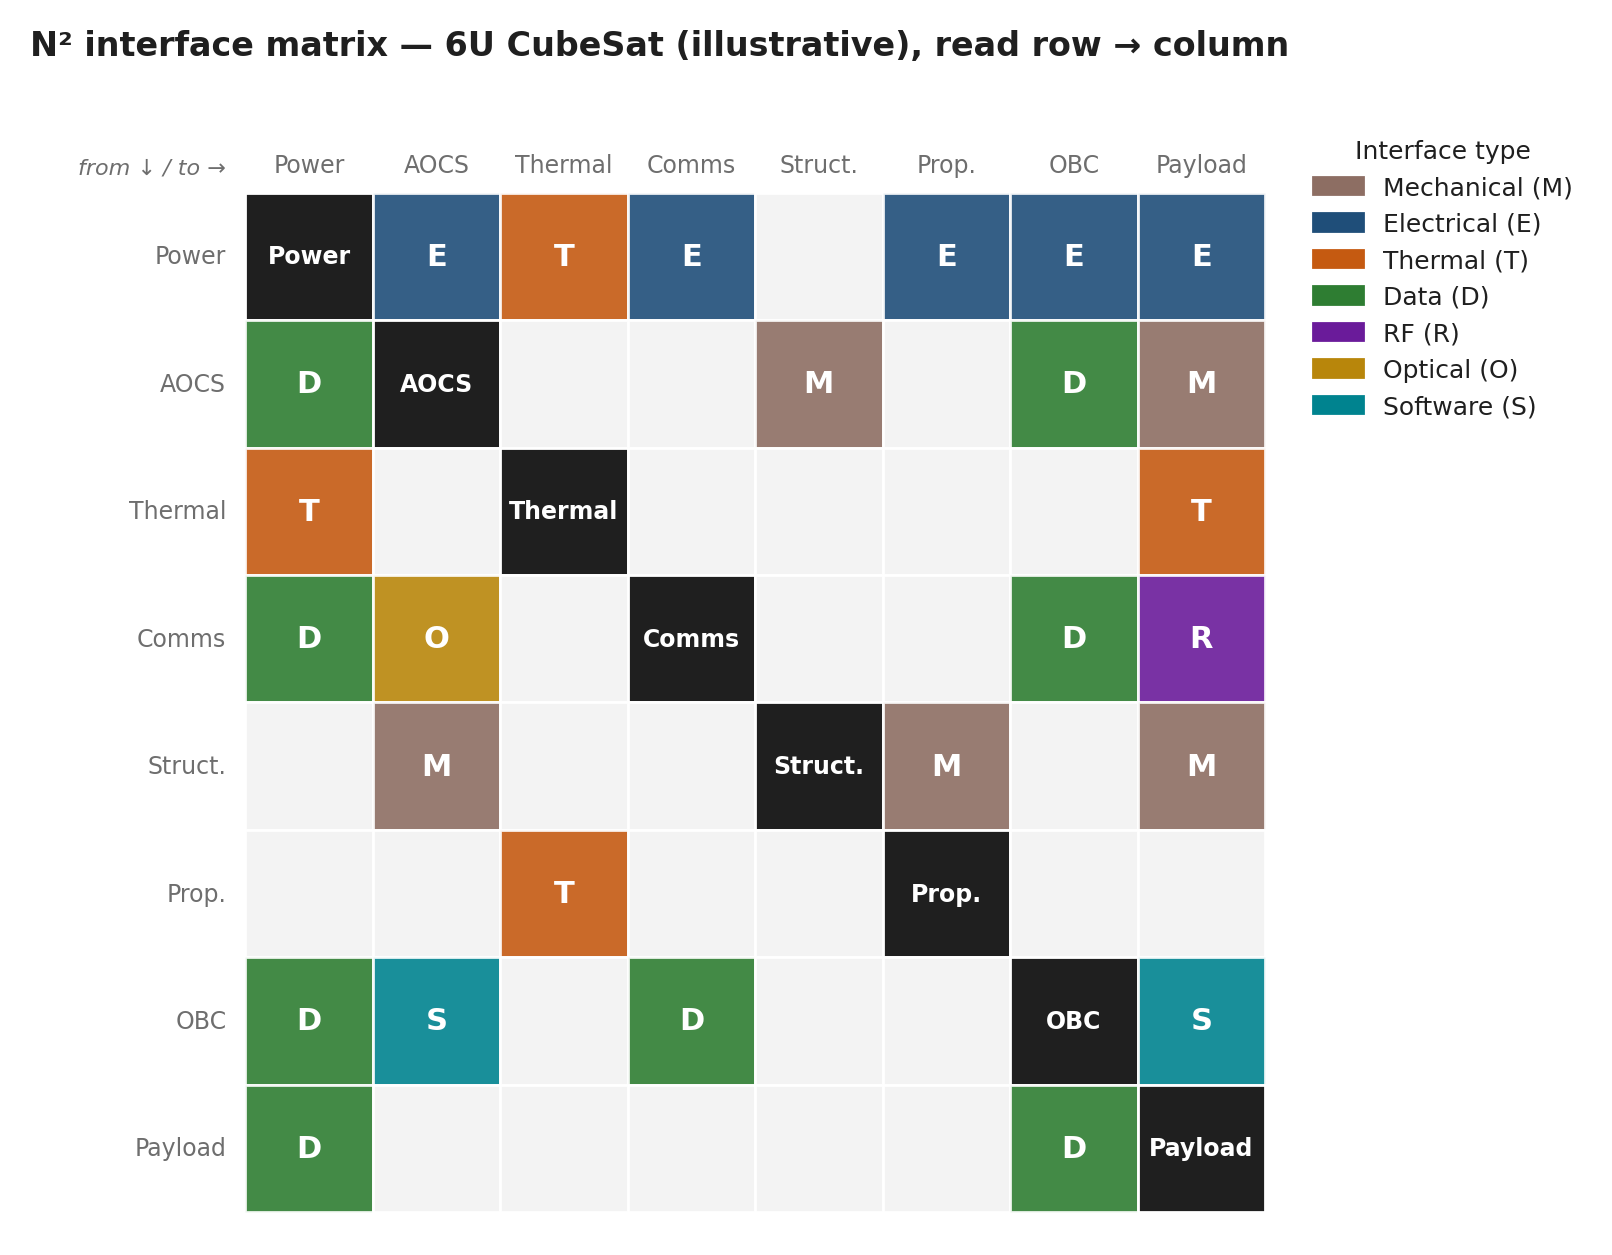

Source code (Python):
"""N² interface matrix for a 6U CubeSat — 8 subsystems, interface types M/E/T/D/R/O/S."""
from pathlib import Path

import matplotlib.pyplot as plt
from matplotlib.patches import Patch
from oer_style import apply_style, COLORS, save

apply_style()
subs = ["Power", "AOCS", "Thermal", "Comms", "Struct.", "Prop.", "OBC", "Payload"]
N = len(subs)

# (row = source, col = destination) → interface type code (Table 8.2)
edges = {
    ("Power", "AOCS"): "E",    ("AOCS", "Power"): "D",
    ("Power", "Comms"): "E",   ("Comms", "Power"): "D",
    ("Power", "Thermal"): "T", ("Thermal", "Power"): "T",
    ("Power", "Payload"): "E", ("Payload", "Power"): "D",
    ("Power", "OBC"): "E",     ("OBC", "Power"): "D",
    ("Power", "Prop."): "E",
    ("Struct.", "AOCS"): "M",  ("AOCS", "Struct."): "M",
    ("Struct.", "Payload"): "M",
    ("Struct.", "Prop."): "M",
    ("OBC", "AOCS"): "S",      ("AOCS", "OBC"): "D",      # flight software hosts AOCS
    ("OBC", "Comms"): "D",     ("Comms", "OBC"): "D",
    ("OBC", "Payload"): "S",   ("Payload", "OBC"): "D",   # payload command set / driver
    ("Comms", "Payload"): "R",
    ("Comms", "AOCS"): "O",    # antenna vs star-tracker field of view
    ("Thermal", "Payload"): "T",
    ("AOCS", "Payload"): "M",  # wheel micro-vibration coupling
    ("Prop.", "Thermal"): "T",
}
names = {"M": "Mechanical", "E": "Electrical", "T": "Thermal", "D": "Data",
         "R": "RF", "O": "Optical", "S": "Software"}

fig, ax = plt.subplots(figsize=(9.0, 7.2))
for i in range(N):
    for j in range(N):
        x, y = j, N - 1 - i
        if i == j:
            ax.add_patch(plt.Rectangle((x, y), 1, 1, facecolor=COLORS["diag"], edgecolor="white"))
            ax.text(x + 0.5, y + 0.5, subs[i], ha="center", va="center",
                    color="white", fontsize=8.5, fontweight="bold")
            continue
        kind = edges.get((subs[i], subs[j]))
        if kind is None:
            ax.add_patch(plt.Rectangle((x, y), 1, 1, facecolor="#f3f3f3", edgecolor="white"))
        else:
            ax.add_patch(plt.Rectangle((x, y), 1, 1, facecolor=COLORS[kind],
                                       edgecolor="white", alpha=0.9))
            ax.text(x + 0.5, y + 0.5, kind, ha="center", va="center",
                    color="white", fontweight="bold", fontsize=11)

# Row/column guides
for k, name in enumerate(subs):
    ax.text(-0.15, N - 0.5 - k, name, ha="right", va="center", fontsize=8.5, color=COLORS["grey"])
    ax.text(k + 0.5, N + 0.12, name, ha="center", va="bottom", fontsize=8.5, color=COLORS["grey"])
ax.text(-0.15, N + 0.12, "from ↓ / to →", ha="right", va="bottom", fontsize=8,
        color=COLORS["grey"], style="italic")

ax.set_xlim(-1.6, N + 0.1)
ax.set_ylim(-0.1, N + 0.6)
ax.set_aspect("equal")
ax.set_xticks([])
ax.set_yticks([])
ax.grid(False)
for s in ax.spines.values():
    s.set_visible(False)

legend = [Patch(color=COLORS[k], label=f"{v} ({k})") for k, v in names.items()]
ax.legend(handles=legend, loc="upper left", bbox_to_anchor=(1.01, 1.0), fontsize=9,
          title="Interface type", title_fontsize=9)
ax.set_title("N² interface matrix — 6U CubeSat (illustrative), read row → column", pad=22)

save(fig, Path(__file__).stem)
